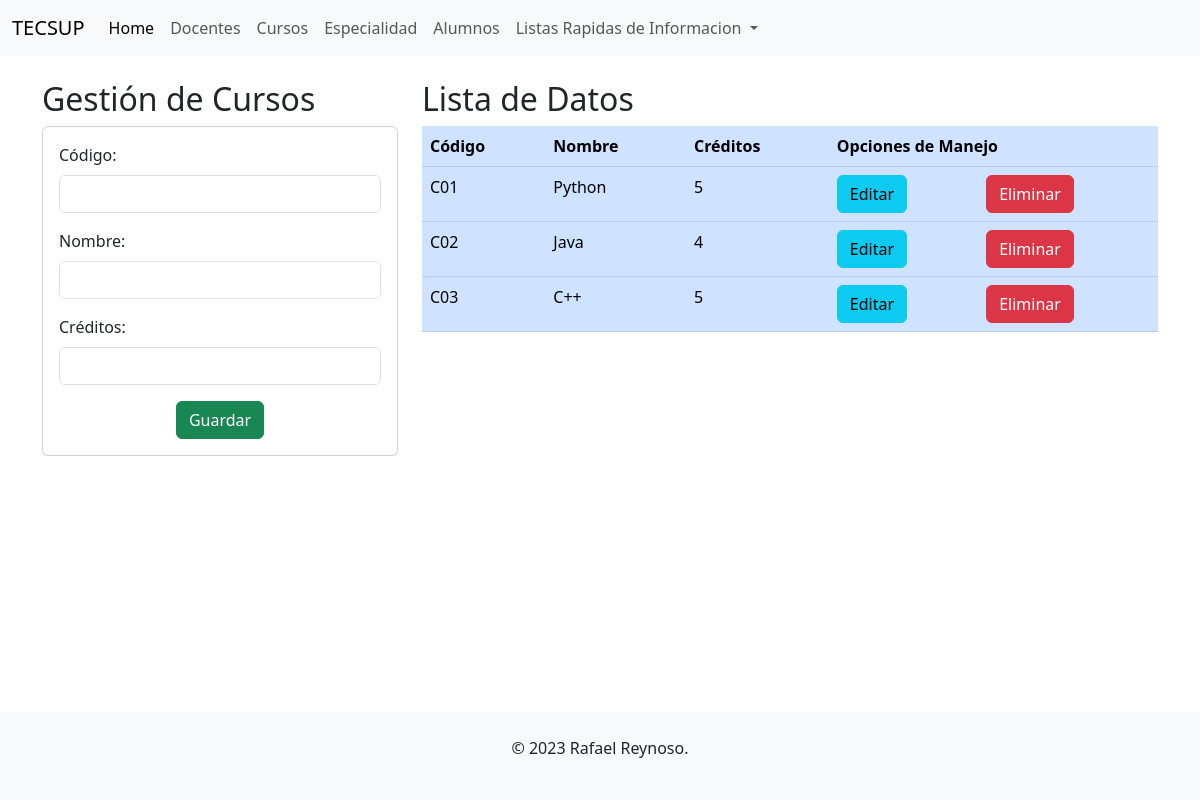
Page /cursos on the committed database.
### Aplicaciones/Academicos/models.py (models this page shows, shortened)
class Curso(models.Model):
    codigo = models.CharField(primary_key=True, max_length=6)
    nombre = models.CharField(max_length=50)
    creditos = models.PositiveSmallIntegerField()

### Aplicaciones/Academicos/views.py (the view)
# urls.py: path('cursos',views.home,name='cursos'),
def home(request):
    cursosListado = Curso.objects.all()
    return render(request, "GestionCursos.html",{"cursos":cursosListado})

### Aplicaciones/Academicos/templates/GestionCursos.html (shortened to what this page needs)
{% extends './Base.html' %}
{% block body %}
<div class="row">
    <div class="col-sm-12 col-md-6 col-lg-4 col-xl-4">
        <h2>Gestión de Cursos</h2>
        <div class="card">
            <div class="card-body">
                <form action="/registrarcursos" method="POST">
                    <div class="mb-3">
                        <label for="txtcodigo" class="form-label">Código:</label>
                        <input type="text" name="txtcodigo" class="form-control" id="txtcodigo">
                    </div>
                    <div class="mb-3">
                        <label for="txtnombre" class="form-label">Nombre:</label>
                        <input type="text" name="txtnombre" class="form-control" id="txtnombre">
                    </div>
                    <div class="mb-3">
                        <label for="numcreditos" class="form-label">Créditos:</label>
                        <input type="number" name="numcreditos" class="form-control" id="numcreditos">
                    </div>
                    <div class="text-center">
                        <button type="submit" class="btn btn-success">Guardar</button>
                    </div>
                </form>
            </div>
        </div>
    </div>
    <div class="col-sm-12 col-md-6 col-lg-8 col-xl-8">
        <h2>Lista de Datos</h2>
        <table class="table table-primary">
            <thead>
                <tr>
                    <th>Código</th>
                    <th>Nombre</th>
                    <th>Créditos</th>
                    <th colspan="2">Opciones de Manejo</th>
                </tr>
            </thead>
            <tbody>
                {% for c in cursos %}
                <tr>
                    <td>{{ c.codigo }}</td>
                    <td>{{ c.nombre }}</td>
                    <td>{{ c.creditos }}</td>
                    <td><a href="edicioncurso/{{ c.codigo }}" class="btn btn-info">Editar</a></td>
                    <td><a href="eliminarcursos/{{ c.codigo }}" class="btn btn-danger">Eliminar</a></td>
                </tr>
                {% endfor %}
            </tbody>
        </table>
    </div>
</div>
{% endblock %}

### Aplicaciones/Academicos/templates/Base.html (style rules this page uses)
html, body { height: 100%; }
body { display: flex; flex-direction: column; }

### rows in the picture
Curso: codigo "C01", nombre "Python", creditos "5"
Curso: codigo "C02", nombre "Java", creditos "4"
Curso: codigo "C03", nombre "C++", creditos "5"
